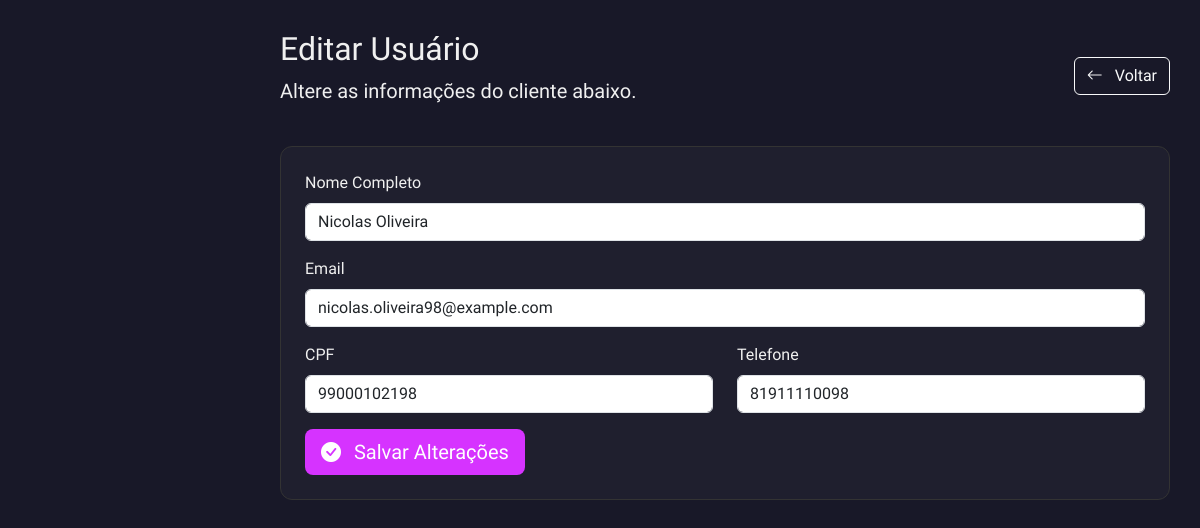
/app/controllers/admin/editarUsuario.php?id=111 (signed in), run on the app's committed database.
### tables this page shows
CREATE TABLE `usuario` (
  `usuario_id` int NOT NULL AUTO_INCREMENT,
  `usuario_email` varchar(255) NOT NULL,
  `usuario_nome` varchar(255) NOT NULL,
  `usuario_user` varchar(255) NOT NULL,
  `usuario_cpf` varchar(15) NOT NULL,
  `usuario_tel` varchar(14) NOT NULL,
  `usuario_senha` varchar(255) NOT NULL,
  `usuario_tipo` tinyint(1) NOT NULL,
  `usuario_data_cadastro` timestamp NOT NULL,
  PRIMARY KEY (`usuario_id`)
);

### app/controllers/admin/editarUsuario.php (the view, shortened to what this page needs)
<?php
require_once '../../config/database.php';
$usuario_id = filter_input(INPUT_GET, 'id', FILTER_VALIDATE_INT);
$stmt = $conn->prepare("SELECT usuario_nome, usuario_email, usuario_cpf, usuario_tel FROM usuario WHERE usuario_id = ?");
$stmt->bind_param("i", $usuario_id);
$stmt->execute();
$result = $stmt->get_result();
$usuario = $result->fetch_assoc();
?>
<!DOCTYPE html>
<html lang="pt-br">
<head>
    <link href="https://cdn.jsdelivr.net/npm/bootstrap@5.3.3/dist/css/bootstrap.min.css" rel="stylesheet">
    <link href="https://cdn.jsdelivr.net/npm/bootstrap-icons@1.10.5/font/bootstrap-icons.css" rel="stylesheet">
</head>
<body>
<div class="main-content" id="main-content">
    <header class="d-flex justify-content-between align-items-center mb-4">
        <div>
            <h2>Editar Usuário</h2>
            <p class="lead">Altere as informações do cliente abaixo.</p>
        </div>
        <a href="usuarios.php" class="btn btn-outline-light"><i class="bi bi-arrow-left me-2"></i> Voltar</a>
    </header>
    <div class="card-kpi p-4">
        <form action="editarUsuario.php?id=<?php echo $usuario_id; ?>" method="POST">
            <div class="mb-3">
                <label for="usuario_nome" class="form-label">Nome Completo</label>
                <input type="text" class="form-control form-control-dark" id="usuario_nome" name="usuario_nome" value="<?php echo htmlspecialchars($usuario['usuario_nome']); ?>" required>
            </div>
            <div class="mb-3">
                <label for="usuario_email" class="form-label">Email</label>
                <input type="email" class="form-control form-control-dark" id="usuario_email" name="usuario_email" value="<?php echo htmlspecialchars($usuario['usuario_email']); ?>" required>
            </div>
            <div class="row">
                <div class="col-md-6 mb-3">
                    <label for="usuario_cpf" class="form-label">CPF</label>
                    <input type="text" class="form-control form-control-dark" id="usuario_cpf" name="usuario_cpf" value="<?php echo htmlspecialchars($usuario['usuario_cpf']); ?>">
                </div>
                <div class="col-md-6 mb-3">
                    <label for="usuario_tel" class="form-label">Telefone</label>
                    <input type="text" class="form-control form-control-dark" id="usuario_tel" name="usuario_tel" value="<?php echo htmlspecialchars($usuario['usuario_tel']); ?>">
                </div>
            </div>
            <button type="submit" class="btn btn-purple btn-lg"><i class="bi bi-check-circle-fill me-2"></i> Salvar Alterações</button>
        </form>
    </div>
</div>
</body>
</html>

### app/controllers/admin/editarUsuario.php (style rules this page uses)
:root { --cor-fundo: #181828; --cor-fundo-secundario: #1f1f2e; --cor-texto: #f0f0f0; --cor-primaria: #d633ff; --cor-secundaria: #e6b800; }
body { font-family: 'Barlow Condensed', sans-serif; background-color: var(--cor-fundo); color: var(--cor-texto); }
.main-content { margin-left: 250px; padding: 30px; transition: margin-left 0.3s ease; }
.card-kpi { background-color: var(--cor-fundo-secundario); border: 1px solid #333; border-radius: 12px; padding: 20px; color: var(--cor-texto); }
.form-control-dark { background-color: #2a2a3e; color: #fff; border: 1px solid var(--cor-primaria); }
.btn-purple { background-color: var(--cor-primaria); color: #fff; border: none; }

### data on the page
usuario: usuario_nome "Nicolas Oliveira", usuario_email "nicolas.oliveira98@example.com", usuario_cpf "99000102198", usuario_tel "81911110098"
